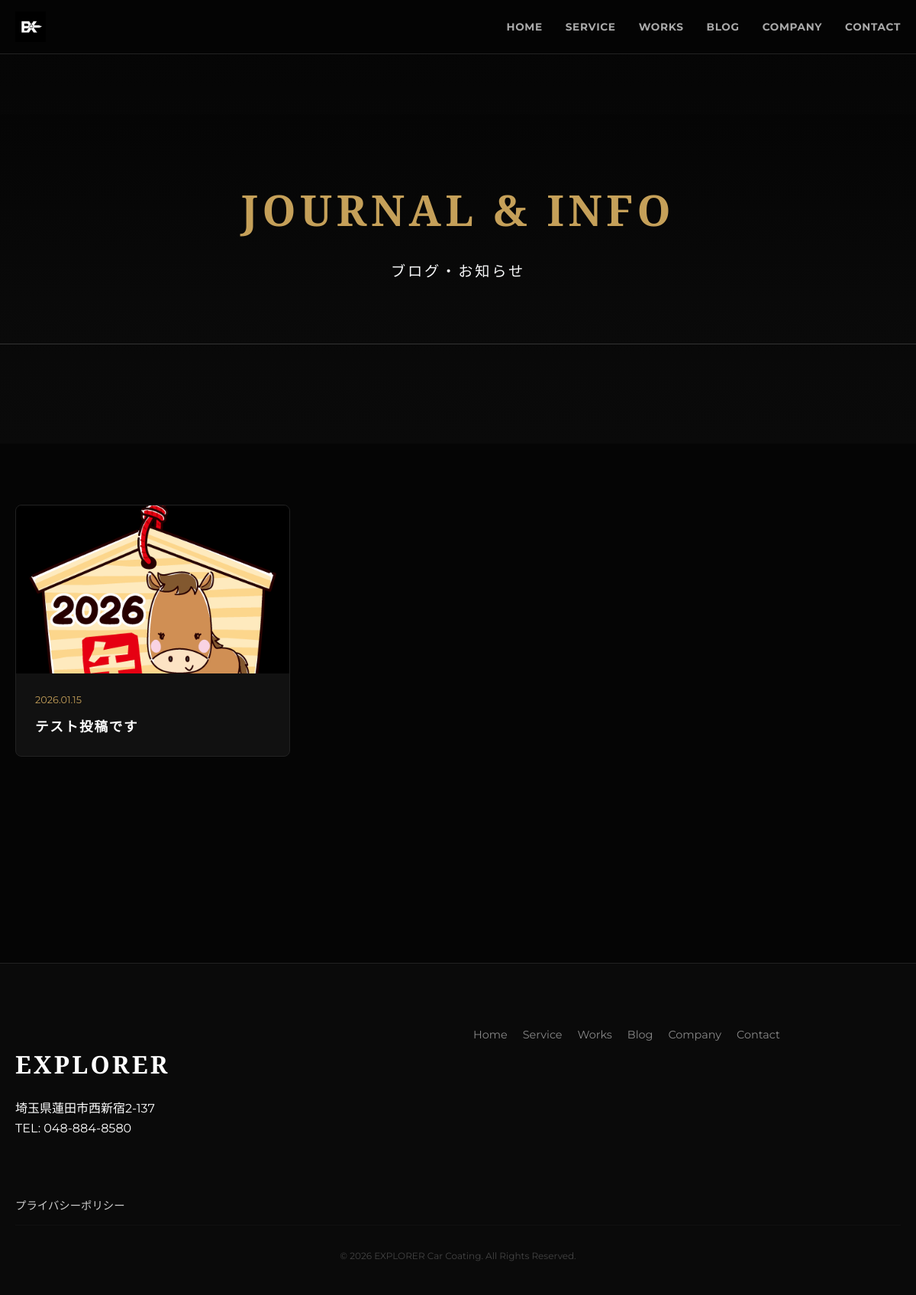
/blog/, run on an earlier commit of the app's database.
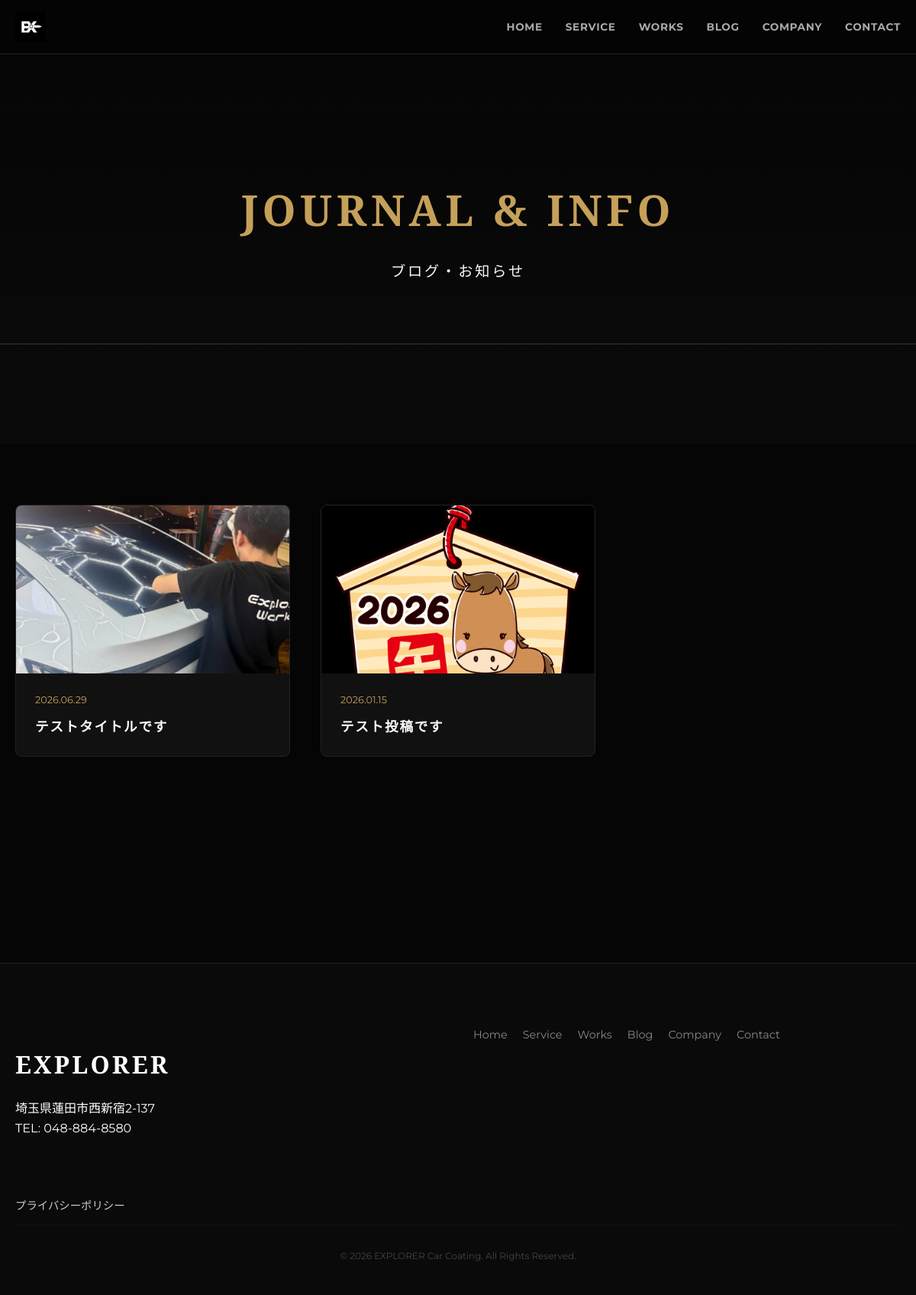
And on a later commit of the database.
### web/models.py (models this page shows, shortened)
class Post(models.Model):
    CATEGORY_CHOICES = [
        ('Blog', 'Blog'),
        ('Works', 'Works'),
    ]
    STATUS_CHOICES = [
        ('Draft', 'Draft'),
        ('Published', 'Published'),
    ]
    title = models.CharField(max_length=200)
    category = models.CharField(max_length=20, choices=CATEGORY_CHOICES, default='Blog')
    thumbnail = models.ImageField(upload_to='thumbnails/', null=True, blank=True)
    image = models.FileField(upload_to='post_images/', null=True, blank=True)
    tag = models.CharField(max_length=50, null=True, blank=True)
    content = models.TextField()
    status = models.CharField(max_length=20, choices=STATUS_CHOICES, default='Published')
    created_at = models.DateTimeField(auto_now_add=True)

### web/views.py (the view)
# urls.py: path('blog/', views.BlogView.as_view(), name='blog'),
class BlogView(TemplateView):
    template_name = 'blog.html'
    def get_context_data(self, **kwargs):
        context = super().get_context_data(**kwargs)
        context['posts'] = Post.objects.filter(category='Blog', status='Published').order_by('-created_at')
        return context

### web/templates/blog.html (shortened to what this page needs)
{% extends 'base.html' %}
{% load static %}
{% block content %}
<section class="page-header fade-in">
    <div class="page-header" style="padding: 80px 0 60px; text-align: center; border-bottom: 1px solid #333; margin-bottom: 50px;">
    <h1 style="font-family: 'Cinzel', serif; font-weight: 900; letter-spacing: 0.1em; text-transform: uppercase; font-size: 3.5rem; color: #c5a059; margin: 0;">
        Journal & Info
    </h1>
    <p style="color: #f8f9fa; font-size: 1.2rem; font-weight: 400; letter-spacing: 0.15em; margin-top: 20px;">
        ブログ・お知らせ
    </p>
</div>
</section>
<section class="blog-section fade-in-up">
    <div class="container">
        <div class="blog-grid">
            {% for post in posts %}
                <a href="{% url 'post_detail' post.id %}" class="blog-card">
                    <div class="blog-img-wrap">
                        {% if post.image %}
                            <img src="{{ post.image.url }}" alt="{{ post.title }}">
                        {% else %}
                            <img src="https://via.placeholder.com/600x400/222/555?text=No+Image" alt="No Image">
                        {% endif %}
                    </div>
                    <div class="blog-body">
                        <span class="blog-date">{{ post.created_at|date:"Y.m.d" }}</span>
                        <h3 class="blog-title">{{ post.title }}</h3>
                    </div>
                </a>
            {% empty %}
                <div class="no-post">
                    <p>現在、記事は投稿されていません。</p>
                </div>
            {% endfor %}
        </div>
    </div>
</section>
{% endblock %}

### web/templates/base.html (shortened to what this page needs)
{% load static %}
<!DOCTYPE html>
<html lang="ja">
<head>
</head>
<body>
    <header>
        <div class="container header-inner">
            <a href="{% url 'index' %}" class="logo">
                <img src="{% static 'images/logo2.jpg' %}" alt="EXPLORER">
            </a>
            <nav>
                <ul>
                    <li><a href="{% url 'index' %}">HOME</a></li>
                    <li><a href="{% url 'service' %}">SERVICE</a></li>
                    <li><a href="{% url 'works' %}">WORKS</a></li>
                    <li><a href="{% url 'blog' %}">BLOG</a></li>
                    <li><a href="{% url 'company' %}">COMPANY</a></li>
                    <li><a href="{% url 'contact' %}">CONTACT</a></li>
                </ul>
            </nav>
        </div>
    </header>
    <main>
        {% block content %}
        {% endblock %}
    </main>
    <footer>
        <div class="container">
            <div class="footer-grid">
                <div class="footer-info">
                    <h2>EXPLORER</h2>
                    <p>埼玉県蓮田市西新宿2-137<br>TEL: 048-884-8580</p>
                </div>
                <div class="footer-links">
                    <ul>
                        <li><a href="{% url 'index' %}">Home</a></li>
                        <li><a href="{% url 'service' %}">Service</a></li>
                        <li><a href="{% url 'works' %}">Works</a></li>
                        <li><a href="{% url 'blog' %}">Blog</a></li>
                        <li><a href="{% url 'company' %}">Company</a></li>
                        <li><a href="{% url 'contact' %}">Contact</a></li>
                    </ul>
                </div>
            </div>
            <a href="{% url 'privacy_policy' %}" style="color: #ccc; text-decoration: none; font-size: 0.9rem;">プライバシーポリシー</a>
            <p class="copyright">© 2026 EXPLORER Car Coating. All Rights Reserved.</p>
        </div>
    </footer>
</body>
</html>

### web/templates/base.html (style rules this page uses)
body { font-family: 'Noto Sans JP', 'Montserrat', sans-serif; background-color: #000; color: #fff; margin: 0; padding: 0; line-height: 1.6; }
h1, h2, h3, h4, h5, h6, .section-title, .service-title, .card-title, .nav-links a, .navbar-brand { font-family: 'Cinzel', serif !important; letter-spacing: 0.1em; }
a { text-decoration: none; transition: 0.3s; }
ul { list-style: none; padding: 0; margin: 0; }
.container { max-width: 1200px; margin: 0 auto; padding: 0 20px; }
header { position: fixed; top: 0; left: 0; width: 100%; z-index: 1000; background: rgba(5, 5, 5, 0.9); backdrop-filter: blur(10px); border-bottom: 1px solid #222; padding: 15px 0; }
.header-inner { display: flex; justify-content: space-between; align-items: center; }
.logo img { height: 40px; width: auto; vertical-align: middle; }
nav ul { display: flex; gap: 30px; }
nav a { color: #aaa; font-size: 0.85rem; font-weight: 700; letter-spacing: 0.05em; font-family: 'Montserrat', sans-serif; }
footer { background: #0a0a0a; padding: 80px 0 30px; border-top: 1px solid #222; margin-top: 0; }
.footer-grid { display: grid; grid-template-columns: 1fr 1fr; gap: 40px; margin-bottom: 60px; }
.footer-info h2 { font-family: 'Montserrat', sans-serif; font-size: 2rem; margin-bottom: 20px; }
.footer-links ul { display: flex; gap: 20px; flex-wrap: wrap; }
.footer-links a { color: #888; font-size: 0.9rem; }
.copyright { text-align: center; font-size: 0.75rem; color: #444; border-top: 1px solid #111; padding-top: 30px; font-family: 'Montserrat', sans-serif; }

### web/templates/blog.html (style rules this page uses)
.page-header { padding-top: 150px; padding-bottom: 80px; text-align: center; background: linear-gradient(to bottom, #050505, #0a0a0a); }
.blog-section { padding: 80px 0 120px; background: #050505; min-height: 60vh; }
.blog-grid { display: grid; grid-template-columns: repeat(3, 1fr); gap: 40px; }
.blog-card { background: #111; border-radius: 8px; overflow: hidden; border: 1px solid #222; transition: 0.3s; display: block; text-decoration: none; }
.blog-img-wrap { width: 100%; height: 220px; overflow: hidden; background: #000; position: relative; }
.blog-img-wrap img { width: 100%; height: 100%; object-fit: cover; transition: transform 0.6s; }
.blog-body { padding: 25px; }
.blog-date { color: #c5a059; font-size: 0.8rem; display: block; margin-bottom: 10px; font-family: 'Montserrat', sans-serif; }
.blog-title { font-size: 1.1rem; color: #fff; margin: 0; line-height: 1.6; font-family: 'Noto Sans JP', sans-serif; font-weight: bold; }

What changed in the data, as far as the page shows it:
added Post: image (picture), created_at "2026.06.29", title "テストタイトルです"
